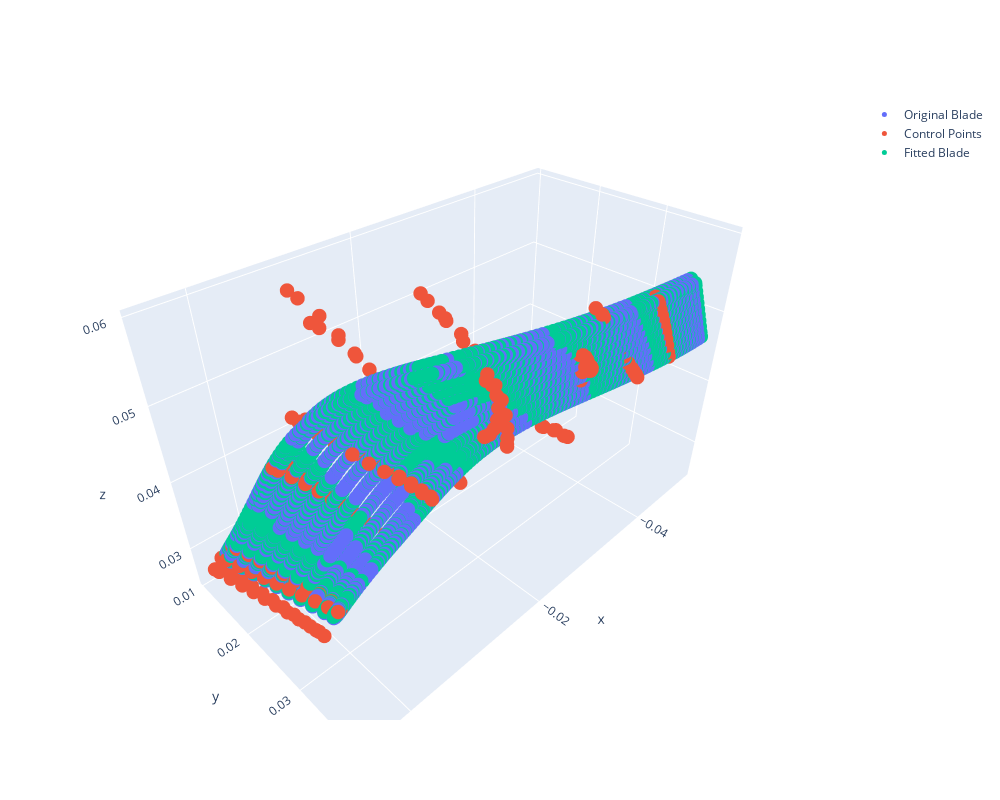

The cell this chart's notebook holds for it:
### Code cell
bc.main_blade.draw_blade()

### Figure 1 — Plotly figure (JSON) as saved in the notebook; plotly's stock layout.template omitted (floating-point values rounded to 4 significant figures; data arrays with more than 128 entries replaced by an {"elided": "..."} marker saying what was removed)
{"data": [{"marker": {"size": 5}, "mode": "markers", "name": "Original Blade", "type": "scatter3d", "x": {"elided": "2508 float values"}, "y": {"elided": "2508 float values"}, "z": {"elided": "2508 float values"}}, {"marker": {"size": 5}, "mode": "markers", "name": "Control Points", "type": "scatter3d", "x": {"elided": "286 float values"}, "y": {"elided": "286 float values"}, "z": {"elided": "286 float values"}}, {"marker": {"size": 5}, "mode": "markers", "name": "Fitted Blade", "type": "scatter3d", "x": {"elided": "2750 float values"}, "y": {"elided": "2750 float values"}, "z": {"elided": "2750 float values"}}], "layout": {"height": 800, "width": 1000}}
